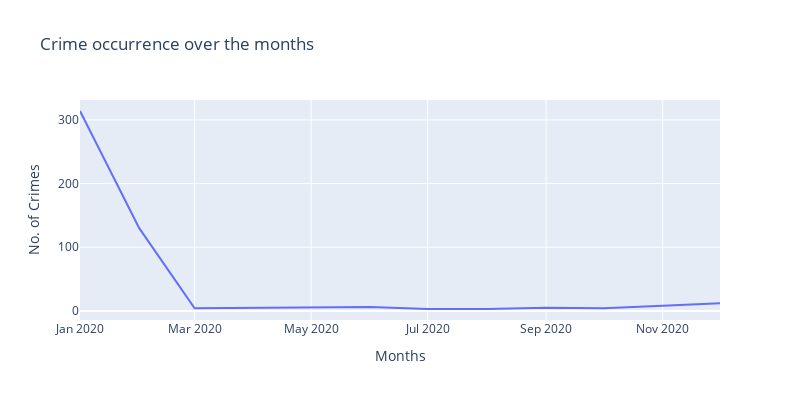

Notebook cell for this chart:
### Markdown cell above
Lets visualize this trends by the help of line plot....

### Code cell
import plotly.express as px
import seaborn as sns
df= pd.read_sql(query,connection)
df
line_fig = px.line(df,x='crm_months', y='count', title='Crime occurrence over the months')
line_fig.update_layout(height=400, width=800)
line_fig.update_xaxes(title_text='Months') 
line_fig.update_yaxes(title_text='No. of Crimes') 
line_fig.show()

### Figure 1 — Plotly figure (JSON) as saved in the notebook; plotly's stock layout.template omitted (floating-point values rounded to 4 significant figures)
{"data": [{"hovertemplate": "crm_months=%{x}<br>count=%{y}<extra></extra>", "legendgroup": "", "line": {"color": "#636efa", "dash": "solid"}, "marker": {"symbol": "circle"}, "mode": "lines", "name": "", "orientation": "v", "showlegend": false, "type": "scatter", "x": ["2020-01", "2020-02", "2020-03", "2020-04", "2020-05", "2020-06", "2020-07", "2020-08", "2020-09", "2020-10", "2020-11", "2020-12"], "xaxis": "x", "y": [314, 130, 4, 5, 5, 6, 3, 3, 5, 4, 8, 12], "yaxis": "y"}], "layout": {"height": 400, "legend": {"tracegroupgap": 0}, "title": {"text": "Crime occurrence over the months"}, "width": 800, "xaxis": {"anchor": "y", "domain": [0, 1], "title": {"text": "Months"}}, "yaxis": {"anchor": "x", "domain": [0, 1], "title": {"text": "No. of Crimes"}}}}
